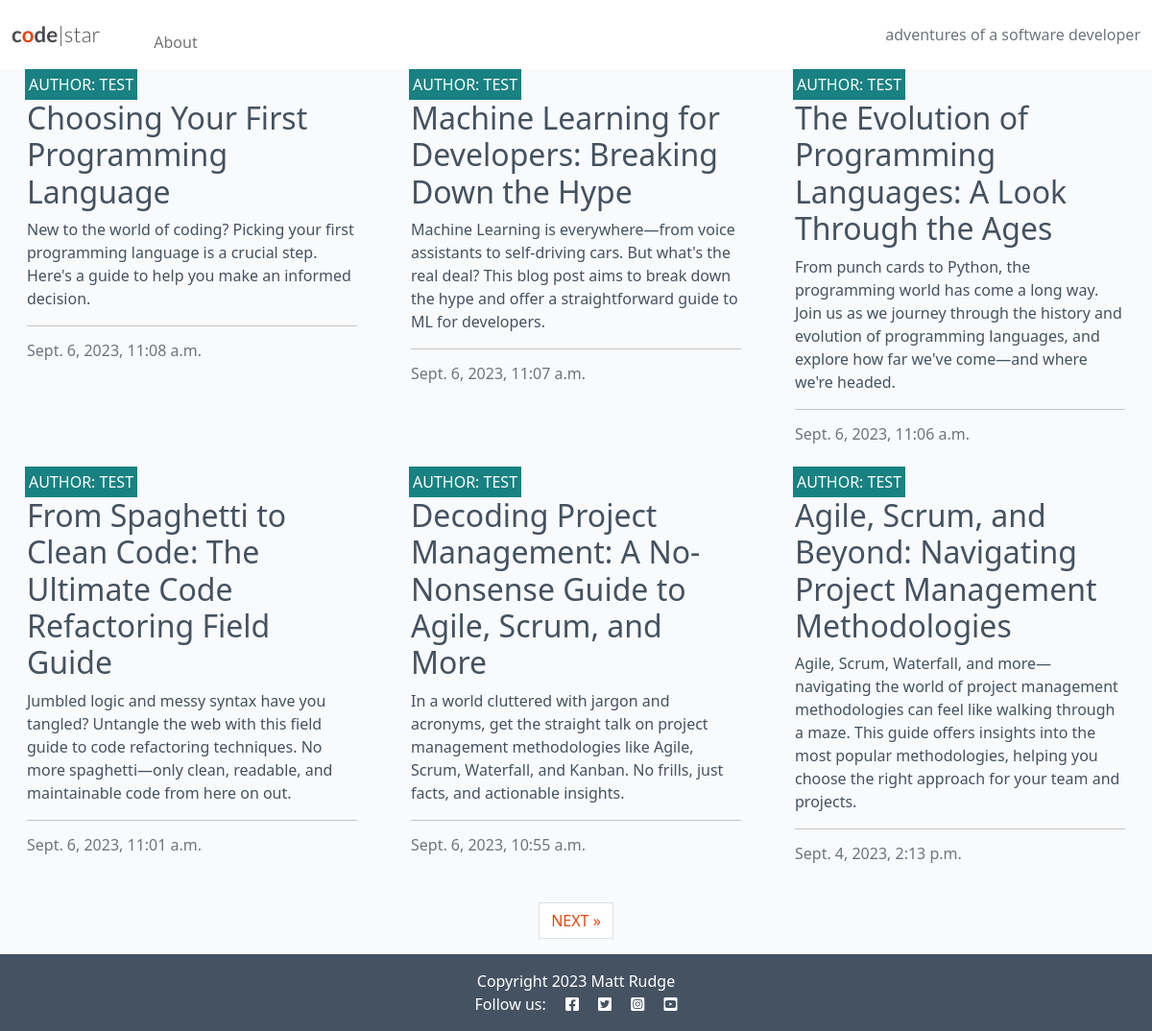
Screenshot of /?page=2 with the database file from the repository.
### blog/models.py (models this page shows, shortened)
class Post(models.Model):
    title = models.CharField(max_length=200, unique=True)
    slug = models.SlugField(max_length=200, unique=True)
    author = models.ForeignKey(
        User,
        on_delete=models.CASCADE,
        related_name="blog_posts"
    )
    content = models.TextField()
    created_on = models.DateTimeField(auto_now_add=True)
    status = models.IntegerField(choices=STATUS, default=0)
    excerpt = models.TextField(blank=True)
    updated_on = models.DateTimeField(auto_now=True)
    class Meta:
        ordering = ["-created_on"]

### blog/views.py (the view)
# urls.py: path('', views.PostList.as_view(), name='home'),
class PostList(generic.ListView):
    queryset = Post.objects.filter(status=1)
    template_name = "blog/index.html"
    paginate_by = 6

### blog/templates/blog/index.html
{% extends "base.html" %}
{% block content %}
<div class="container-fluid">
    <div class="row">
        <div class="col-12 mt-3 left">
            <div class="row">
                {% for post in post_list %}
                <div class="col-md-4">
                    <div class="card mb-4">
                        <div class="card-body">
                            <div class="image-container">
                                <div class="image-flash">
                                    <p class="author">Author: {{ post.author }}</p>
                                </div>
                            </div>
                            <a href="{% url 'post_detail' post.slug %}" class="post-link">
                                <h2 class="card-title">{{ post.title }}</h2>
                                <p class="card-text">{{ post.excerpt }}</p>
                            </a>
                            <hr />
                            <p class="card-text text-muted h6">{{ post.created_on}}
                            </p>
                        </div>
                    </div>
                </div>
                {% if forloop.counter|divisibleby:3 %}
            </div>
            <div class="row">
                {% endif %}
                {% endfor %}
            </div>
        </div>
    </div>
    {% if is_paginated %}
    <nav aria-label="Page navigation">
        <ul class="pagination justify-content-center">
            {% if page_obj.has_next %}
            <li><a href="?page={{ page_obj.next_page_number }}" class="page-link"> NEXT &raquo;</a></li>
            {% endif %}
        </ul>
    </nav>
    {% endif %}
</div>
{% endblock %}
{% block copyright %}
    Copyright 2023 Matt Rudge
{% endblock %}

### static/css/style.css (style rules this page uses)
body { background-color: #F9FAFC; }
.main-bg { background-color: #F9FAFC; }
.card { border: none; background-color: transparent; }
.image-container { position: relative; }
.image-flash { position: absolute; bottom: 5%; min-width: 30%; left: -2px; background-color: #188181; }
.author { color: white; margin: 4px; text-transform: uppercase; }
.post-link { text-decoration: none; color: #445261; }
.post-link:hover, .page-link { color: #E84610; }

### rows the page displays
Post: author "TEST", title "Choosing Your First Programming Language", excerpt "New to the world of coding? Picking your first programming language is a crucial step. Here's a guide to help you make an informed decision.", created_on "Sept. 6, 2023, 11:08 a.m."
Post: author "TEST", title "Machine Learning for Developers: Breaking Down the Hype", excerpt "Machine Learning is everywhere—from voice assistants to self-driving cars. But what's the real deal? This blog post aims to break down the hype and offer a straightforward guide to ML for developers.", created_on "Sept. 6, 2023, 11:07 a.m."
Post: author "TEST", title "The Evolution of Programming Languages: A Look Through the Ages", excerpt "From punch cards to Python, the programming world has come a long way. Join us as we journey through the history and evolution of programming languages, and explore how far we've come—and where we're headed.", created_on "Sept. 6, 2023, 11:06 a.m."
Post: author "TEST", title "From Spaghetti to Clean Code: The Ultimate Code Refactoring Field Guide", excerpt "Jumbled logic and messy syntax have you tangled? Untangle the web with this field guide to code refactoring techniques. No more spaghetti—only clean, readable, and maintainable code from here on out.", created_on "Sept. 6, 2023, 11:01 a.m."
Post: author "TEST", title "Decoding Project Management: A No-Nonsense Guide to Agile, Scrum, and More", excerpt "In a world cluttered with jargon and acronyms, get the straight talk on project management methodologies like Agile, Scrum, Waterfall, and Kanban. No frills, just facts, and actionable insights.", created_on "Sept. 6, 2023, 10:55 a.m."
Post: author "TEST", title "Agile, Scrum, and Beyond: Navigating Project Management Methodologies", excerpt "Agile, Scrum, Waterfall, and more—navigating the world of project management methodologies can feel like walking through a maze. This guide offers insights into the most popular methodologies, helping you choose the right approach for your team and projects.", created_on "Sept. 4, 2023, 2:13 p.m."
